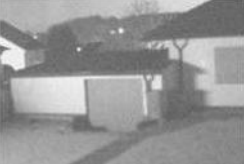
#> input picture EXPERIMENTS/06. Image Enhancement using point processing/Hybrid_Genetic_Algorithm_Based_Image_Enhancement_Technology/input_image.png, 244 x 164 px, found by its file name
$ python ImgEnhance.py
#> lines starting #> are read from the running program, lines starting #| are printed output that depends on the picture
import numpy as np
import scipy
from skimage import io, color, img_as_float
from skimage.transform import resize
from scipy.optimize import differential_evolution
from skimage.metrics import structural_similarity as ssim
from skimage.metrics import peak_signal_noise_ratio as psnr
from skimage.metrics import peak_signal_noise_ratio
import matplotlib.pyplot as plt

def beta_function(u, alpha, beta):
    """
    Normalized incomplete Beta function for image enhancement.
    """
    x = u.copy()
    out = np.zeros_like(x)
    mask = (x >= 0) & (x <= 1)  # Create a mask to handle values outside [0, 1]
    x = x[mask]  # Apply the mask
    out[mask] = x ** alpha * (1 - x) ** beta / scipy.special.beta(alpha, beta)
    return out

def enhance_image(image, bounds):
    """
    Enhance the image using the Hybrid Genetic Algorithm.
    """
    def objective_func(params):
        alpha, beta = params
        enhanced = beta_function(image, alpha, beta)
        # Specify the data range for SSIM
        return -np.mean(ssim(image, enhanced, data_range=image.max() - image.min()))

    result = differential_evolution(objective_func, bounds, maxiter=600, popsize=30, disp=False, workers=1)
    alpha, beta = result.x
    enhanced = beta_function(image, alpha, beta)
    return enhanced

def safe_psnr(img1, img2, data_range=None):
    """
    Compute the peak signal-to-noise ratio (PSNR) between two images, avoiding division by zero.
    """
    if data_range is None:
        data_range = np.max(img1) - np.min(img1)
    err = np.mean((img1 - img2) ** 2)
    return 10 * np.log10((data_range ** 2) / (err + 1e-12))  # Add a small constant to avoid division by zero

def main():
    # Load the image
    original_image = io.imread('C:\\Users\\aspur\\OneDrive\\FOSIP\\EXPERIMENTS\\06. Image Enhancement using point processing\\input_image.png')
#> original_image is the input picture: shape (164, 244, 4); mean R, G, B, A 150.3, 150.3, 150.3, 255

    # Check if image has four channels (RGBA)
    if original_image.shape[2] == 4:
        # Use only RGB channels
        original_image = original_image[:, :, :3]
#> original_image: shape (164, 244, 3)

    # Convert to grayscale
    original_image_gray = color.rgb2gray(original_image)

    # Enhance the image
    bounds = [(1, 20), (1, 20)]
    enhanced = enhance_image(original_image_gray, bounds)
#> in enhance_image, `enhanced = beta_function(image, alpha, beta)`:
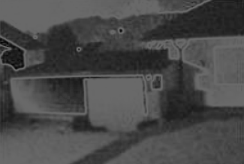
#> enhanced: shape (164, 244) float64; min 0.0217, max 0.414, mean 0.289

    # Convert enhanced image mode to a supported mode for PNG
    enhanced = color.gray2rgb(enhanced)
#> enhanced: shape (164, 244, 3) float64

    # Ensure images have the same dimensions
    if original_image.shape != enhanced.shape:
        # If dimensions don't match, pad or crop the enhanced image
        if original_image.shape[0] < enhanced.shape[0]:
            enhanced = enhanced[:original_image.shape[0], :original_image.shape[1], :]
        elif original_image.shape[0] > enhanced.shape[0]:
            pad_width = ((0, original_image.shape[0] - enhanced.shape[0]), (0, original_image.shape[1] - enhanced.shape[1]), (0, 0))
            enhanced = np.pad(enhanced, pad_width, mode='constant')

    # Convert the images to the same data type
    original_image = img_as_float(original_image)
    enhanced = img_as_float(enhanced)

    # Check if the original and enhanced images are identical
    if np.array_equal(original_image, enhanced):
        print("Original and enhanced images are identical.")
        original_psnr = 0
        enhanced_psnr = 0
    else:
        # Evaluate the performance
        original_psnr = safe_psnr(original_image, original_image)
#> in safe_psnr, `data_range = np.max(img1) - np.min(img1)`: data_range = 0.612
#> in safe_psnr, `err = np.mean((img1 - img2) ** 2)`: err = 0
#> original_psnr = 115.7
        enhanced_psnr = safe_psnr(original_image, enhanced)
#> enhanced_psnr = 5.64

    print(f"Original PSNR: {original_psnr:.2f}")
#| Original PSNR: 115.73
    print(f"Enhanced PSNR: {enhanced_psnr:.2f}")
#| Enhanced PSNR: 5.64

    # Save the enhanced image
    enhanced_uint8 = (enhanced * 255).astype(np.uint8)
    enhanced_uint8 = np.squeeze(enhanced_uint8)  # Remove single-dimensional entries
    io.imsave('C:\\Users\\aspur\\OneDrive\\FOSIP\\EXPERIMENTS\\06. Image Enhancement using point processing\\enhanced_image.png', enhanced_uint8)

    # Plot histograms
    plt.figure(figsize=(10, 5))
    plt.subplot(1, 2, 1)
    plt.hist(original_image.ravel(), bins=256, color='blue', alpha=0.7)
    plt.title('Original Image Histogram')
    plt.xlabel('Pixel Intensity')
    plt.ylabel('Frequency')
    plt.subplot(1, 2, 2)
    plt.hist(enhanced.ravel(), bins=256, color='red', alpha=0.7)
    plt.title('Enhanced Image Histogram')
    plt.xlabel('Pixel Intensity')
    plt.ylabel('Frequency')
    plt.show()
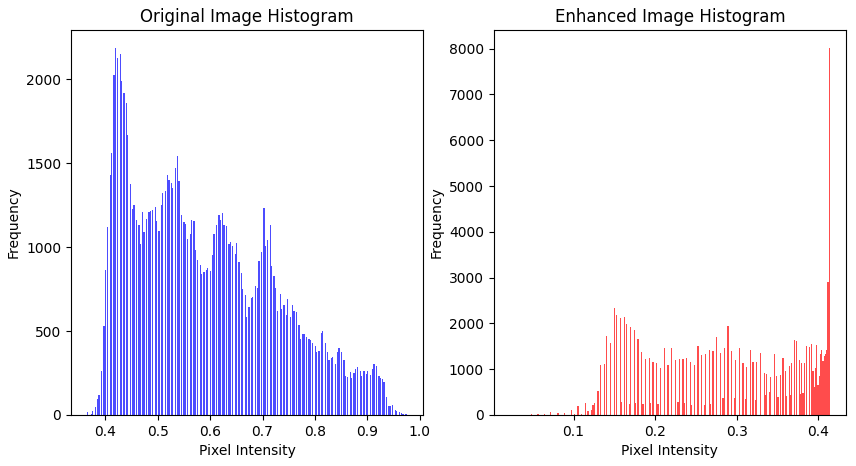
#> figure drawn by matplotlib, 2 panels; panel 1: tallest bar 2184 high, from x = 0.417 to 0.42; panel 2: tallest bar 8007 high, from x = 0.413 to 0.414

if __name__ == "__main__":
    main()
